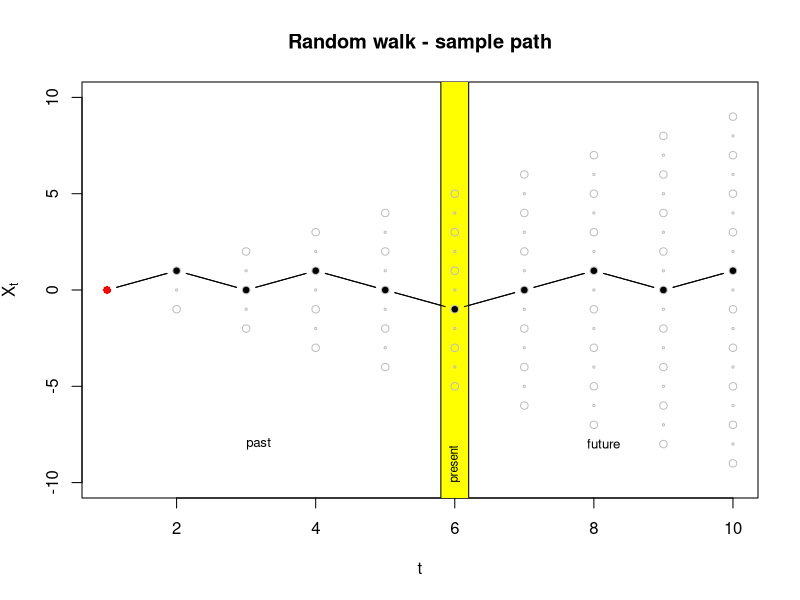

The R source for this figure:
# Last update 2017.04.10

set.seed(123)

# Very basic example of a Markov chain in discrete time: RANDOM WALK

# Let us consider the process X_t of 
# accumulation of wins or losses of one better

# each (discrete) time t=1,2,...

# you bet and 
# win    +1 with probability p 
# loose  -1 with probability 1-p 


########################################
### SIMULATION OF ONE SAMPLE PATH
########################################

p <- 0.7

index_set <-1:10

X <- seq_along(index_set)

X[1] <- 0 # INITIAL STATE (non random, although it need to to be)

for(t in index_set[-length(index_set)]){
  X[t+1] <- X[t] + sample(size=1,c(-1,1),prob=c(1-p,p))
}


########################################
### GRAPHICAL REPRESENTATION
########################################

# pdf(file="Plot-Sample-Path-random-walk.pdf",height = 5, width=9)
pdf(file="Plot-markov-present-past-future.pdf",height = 5, width=9)
plot(index_set,X,ylim=c(X[1]-max(index_set),X[1]+max(index_set)),type="b",pch=16,xlab="t",ylab=expression(X[t]))
title(main="Random walk - sample path")

highlight_present <- TRUE
if(highlight_present){
  eps=0.2
  rect(6-eps,-length(index_set)-2,6+eps,length(index_set)+2,col="yellow")
  points(index_set,X,ylim=c(X[1]-max(index_set),X[1]+max(index_set)),type="b",pch=16)
  
  text(6,-max(index_set),labels="present",srt=90,adj=0,cex=0.7)
  text(3,-max(index_set)+2,labels="past",srt=0,adj=0,cex=0.8)
  text(7.9,-max(index_set)+2,labels="future",srt=0,adj=0,cex=0.8)
  
}

newtemp <- c(0)

for(i in index_set){
  
  points(rep(i,length(newtemp)),newtemp,col="gray")
  rr=do.call("seq",as.list(range(newtemp)))
  rr=setdiff(rr,newtemp)
  points(rep(i,length(rr)),rr,col="gray",cex=0.3)
  newtemp=unique(c(sapply(newtemp,function(x) x + c(-1,+1))) )
  
}

points(1,X[1],pch=16,col="red")

dev.off()

